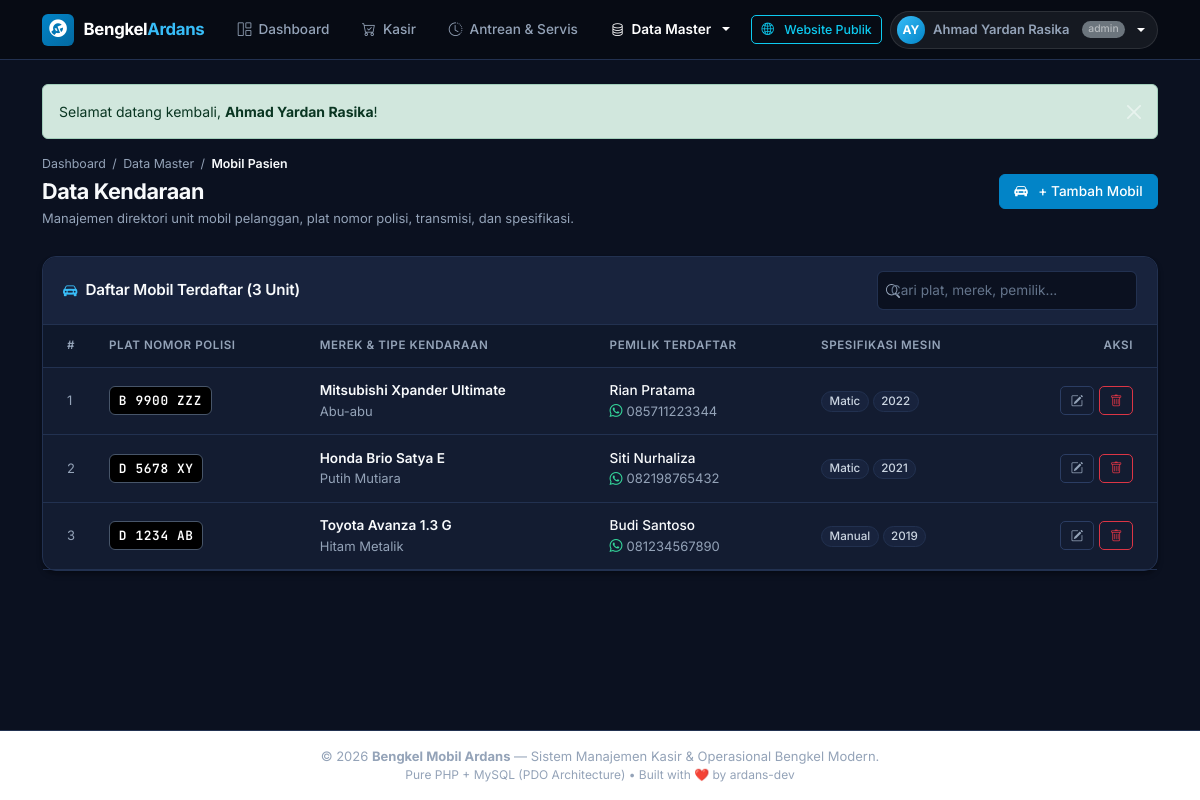
The app's page /kendaraan.php (signed in) with its own data.
### tables this page shows
CREATE TABLE kendaraan (
    id_kendaraan INT AUTO_INCREMENT PRIMARY KEY,
    id_pelanggan INT NOT NULL COMMENT 'ID pemilik mobil (Foreign Key ke tabel pelanggan)',
    plat_nomor VARCHAR(20) NOT NULL UNIQUE COMMENT 'Nomor polisi unik mobil (misal: D 1234 AB)',
    merek VARCHAR(50) NOT NULL COMMENT 'Pabrikan mobil (misal: Toyota, Honda, Daihatsu)',
    tipe VARCHAR(50) NOT NULL COMMENT 'Model spesifik mobil (misal: Avanza 1.3 G, Brio Satya)',
    tahun INT NULL COMMENT 'Tahun perakitan mobil untuk panduan spesifikasi suku cadang',
    transmisi ENUM('Manual', 'Matic') DEFAULT 'Manual' COMMENT 'Tipe transmisi mobil',
    warna VARCHAR(30) NULL COMMENT 'Warna mobil untuk memudahkan identifikasi di bengkel',
    created_at TIMESTAMP DEFAULT CURRENT_TIMESTAMP,
    CONSTRAINT fk_kendaraan_pelanggan 
        FOREIGN KEY (id_pelanggan) REFERENCES pelanggan(id_pelanggan) 
        ON DELETE CASCADE ON UPDATE CASCADE
);

CREATE TABLE pelanggan (
    id_pelanggan INT AUTO_INCREMENT PRIMARY KEY,
    nama VARCHAR(100) NOT NULL COMMENT 'Nama lengkap pelanggan',
    no_telepon VARCHAR(20) NOT NULL COMMENT 'Nomor WhatsApp/HP untuk konfirmasi servis selesai',
    alamat TEXT NULL COMMENT 'Alamat tempat tinggal pelanggan',
    created_at TIMESTAMP DEFAULT CURRENT_TIMESTAMP COMMENT 'Waktu pertama kali terdaftar'
);

### includes/auth.php (called while the page is built, shortened)
<?php
require_once __DIR__ . '/../config/database.php';
function current_user(): array {
    return [
        'id'       => $_SESSION['user_id'] ?? null,
        'nama'     => $_SESSION['user_nama'] ?? 'Pengguna',
        'username' => $_SESSION['user_username'] ?? '',
        'role'     => $_SESSION['user_role'] ?? 'kasir'
    ];
}

### kendaraan.php (the view, shortened to what this page needs)
<?php
require_once __DIR__ . '/includes/auth.php';
$query_kendaraan = "
    SELECT k.*, p.nama AS nama_pemilik, p.no_telepon
    FROM kendaraan k
    JOIN pelanggan p ON k.id_pelanggan = p.id_pelanggan
    ORDER BY k.id_kendaraan DESC
";
$kendaraan_list = db()->query($query_kendaraan)->fetchAll();
include __DIR__ . '/includes/header.php';
?>
<div class="page-header-box">
    <div>
        <ul class="breadcrumb-custom">
            <li><a href="dashboard.php">Dashboard</a></li>
            <li>/</li>
            <li><span>Data Master</span></li>
            <li>/</li>
            <li class="active">Mobil Pasien</li>
        </ul>
        <h1 class="page-title mb-1">Data Kendaraan</h1>
        <p class="page-subtitle mb-0">Manajemen direktori unit mobil pelanggan, plat nomor polisi, transmisi, dan spesifikasi.</p>
    </div>
    <div class="d-flex align-items-center gap-2">
        <button class="btn btn-primary" data-bs-toggle="modal" data-bs-target="#modalTambah">
            <i class="bi bi-car-front-fill me-1"></i> + Tambah Mobil
        </button>
    </div>
</div>
<div class="card">
    <div class="card-header d-flex align-items-center justify-content-between flex-wrap gap-2">
        <div class="d-flex align-items-center gap-2">
            <i class="bi bi-car-front-fill text-primary"></i>
            <span class="card-title mb-0">Daftar Mobil Terdaftar (<?= count($kendaraan_list) ?> Unit)</span>
        </div>
        <input type="text" id="filterInput" class="form-control form-control-sm table-search-input" placeholder="Cari plat, merek, pemilik..." onkeyup="filterTabel()">
    </div>
    <div class="card-body p-0">
        <div class="table-responsive">
            <table class="table align-middle" id="tableKendaraan">
                <thead>
                    <tr>
                        <th class="ps-4" style="width: 50px;">#</th>
                        <th>Plat Nomor Polisi</th>
                        <th>Merek & Tipe Kendaraan</th>
                        <th>Pemilik Terdaftar</th>
                        <th>Spesifikasi Mesin</th>
                        <th class="text-end pe-4">Aksi</th>
                    </tr>
                </thead>
                <tbody>
                    <?php if (empty($kendaraan_list)): ?>
                        <tr>
                            <td colspan="6" class="text-center py-5 text-muted">
                                <i class="bi bi-car-front fs-2 d-block mb-2 text-secondary"></i>
                                Belum ada kendaraan yang didaftarkan.
                            </td>
                        </tr>
                    <?php else: ?>
                        <?php $no = 1; foreach ($kendaraan_list as $row): ?>
                            <tr>
                                <td class="ps-4 text-muted small"><?= $no++ ?></td>
                                <td>
                                    <span class="badge-plat"><?= e($row['plat_nomor']) ?></span>
                                </td>
                                <td>
                                    <div class="fw-semibold text-dark"><?= e($row['merek']) ?> <?= e($row['tipe']) ?></div>
                                    <small class="text-muted"><?= e($row['warna'] ?: 'Warna Standar') ?></small>
                                </td>
                                <td>
                                    <div class="fw-medium text-dark"><?= e($row['nama_pemilik']) ?></div>
                                    <small class="text-muted"><i class="bi bi-whatsapp me-1 text-success"></i><?= e($row['no_telepon']) ?></small>
                                </td>
                                <td>
                                    <span class="badge bg-light text-secondary border">
                                        <?= e($row['transmisi']) ?>
                                    </span>
                                    <?php if ($row['tahun']): ?>
                                        <span class="badge bg-light text-secondary border"><?= (int)$row['tahun'] ?></span>
                                    <?php endif; ?>
                                </td>
                                <td class="text-end pe-4">
                                    <div class="table-actions">
                                        <button class="btn btn-outline-secondary btn-sm"
                                                onclick="editKendaraan(<?= htmlspecialchars(json_encode($row), ENT_QUOTES, 'UTF-8') ?>)"
                                                title="Edit Mobil">
                                            <i class="bi bi-pencil-square"></i>
                                        </button>
                                        <a href="kendaraan.php?action=hapus&id=<?= (int)$row['id_kendaraan'] ?>"
                                           class="btn btn-outline-danger btn-sm"
                                           onclick="return confirm('Apakah Anda yakin ingin menghapus data kendaraan ini?');"
                                           title="Hapus">
                                            <i class="bi bi-trash"></i>
                                        </a>
                                    </div>
                                </td>
                            </tr>
                        <?php endforeach; ?>
                    <?php endif; ?>
                </tbody>
            </table>
        </div>
    </div>
</div>
<?php include __DIR__ . '/includes/footer.php'; ?>

### includes/header.php (shortened to what this page needs)
<?php
$user_login   = current_user();
$current_page = basename($_SERVER['PHP_SELF']);
$nama_parts = explode(' ', trim($user_login['nama']));
$inisial = strtoupper(substr($nama_parts[0], 0, 1) . (isset($nama_parts[1]) ? substr($nama_parts[1], 0, 1) : ''));
$is_master_active = in_array($current_page, ['pelanggan.php', 'kendaraan.php', 'sparepart.php', 'layanan.php', 'mekanik.php', 'pengaturan.php']);
?>
<!DOCTYPE html>
<html lang="id">
<head>
    <link href="https://cdn.jsdelivr.net/npm/bootstrap@5.3.3/dist/css/bootstrap.min.css" rel="stylesheet">
    <link rel="stylesheet" href="https://cdn.jsdelivr.net/npm/bootstrap-icons@1.11.3/font/bootstrap-icons.min.css">
    <link rel="stylesheet" href="assets/css/style.css">
</head>
<body>
    <header class="navbar-custom">
        <div class="container-xl navbar-inner">
            <a href="dashboard.php" class="navbar-brand-logo">
                <div class="brand-icon-box">
                    <i class="bi bi-wrench-adjustable-circle-fill"></i>
                </div>
                <span>Bengkel<span class="text-info">Ardans</span></span>
            </a>
            <nav class="d-none d-lg-flex align-items-center nav-menu-group">
                <a href="dashboard.php" class="nav-link-item <?= $current_page == 'dashboard.php' ? 'active' : '' ?>">
                    <i class="bi bi-grid-1x2"></i> Dashboard
                </a>
                <a href="kasir.php" class="nav-link-item <?= $current_page == 'kasir.php' ? 'active' : '' ?>">
                    <i class="bi bi-cart-check"></i> Kasir
                </a>
                <a href="transaksi.php" class="nav-link-item <?= in_array($current_page, ['transaksi.php', 'detail_transaksi.php']) ? 'active' : '' ?>">
                    <i class="bi bi-clock-history"></i> Antrean & Servis
                </a>
                <div class="dropdown">
                    <button class="nav-link-item dropdown-toggle border-0 bg-transparent <?= $is_master_active ? 'active' : '' ?>" type="button" data-bs-toggle="dropdown">
                        <i class="bi bi-database"></i> Data Master
                    </button>
                </div>
            </nav>
            <div class="d-flex align-items-center gap-2">
                <a href="index.php" target="_blank" class="btn btn-sm btn-outline-info text-decoration-none d-none d-sm-inline-flex align-items-center" title="Buka Landing Page Publik">
                    <i class="bi bi-globe2 me-1"></i> <span class="d-none d-md-inline">Website Publik</span>
                </a>
                <div class="dropdown">
                    <a href="#" class="user-profile-pill dropdown-toggle text-decoration-none" data-bs-toggle="dropdown">
                        <div class="user-avatar-circle"><?= e($inisial) ?></div>
                        <span class="d-none d-md-inline small fw-semibold text-white"><?= e($user_login['nama']) ?></span>
                        <span class="badge bg-secondary text-white-50 ms-1 d-none d-md-inline" style="font-size: 0.65rem;"><?= e($user_login['role']) ?></span>
                    </a>
                </div>
            </div>
        </div>
    </header>
    <main class="container-xl my-4">
        <?php display_flash(); ?>

### config/database.php (shortened to what this page needs)
<?php
function db(): PDO {
    static $pdo = null;
    if ($pdo === null) {
        $dsn = "mysql:host=" . DB_HOST . ";port=" . DB_PORT . ";dbname=" . DB_NAME . ";charset=utf8mb4";
        $options = [
            PDO::ATTR_ERRMODE            => PDO::ERRMODE_EXCEPTION,
            PDO::ATTR_DEFAULT_FETCH_MODE => PDO::FETCH_ASSOC,
            PDO::ATTR_EMULATE_PREPARES   => false,
        ];
        $credentials = [
            ['user' => 'ardans',  'pass' => 'admin123'],
            ['user' => 'dbeaver', 'pass' => 'admin123'],
            ['user' => 'root',    'pass' => ''],
            ['user' => 'root',    'pass' => 'admin123'],
        ];
        foreach ($credentials as $cred) {
            try {
                $pdo = new PDO($dsn, $cred['user'], $cred['pass'], $options);
                break;
            } catch (PDOException $e) {
                $last_error = $e;
            }
        }
    }
    return $pdo;
}
function e($data): string {
    return htmlspecialchars((string)($data ?? ''), ENT_QUOTES, 'UTF-8');
}
function display_flash(): void {
    if (isset($_SESSION['flash_message'])) {
        $flash = $_SESSION['flash_message'];
        $type = e($flash['type']);
        $msg  = strip_tags($flash['message'], '<b><strong><i><code><br>');
        echo "<div class='alert alert-{$type} alert-dismissible fade show' role='alert'>
                {$msg}
                <button type='button' class='btn-close' data-bs-dismiss='alert' aria-label='Close'></button>
              </div>";
    }
}

### includes/footer.php (shortened to what this page needs)
    </main>
    <footer class="bg-white border-top py-3 mt-auto">
        <div class="container text-center text-muted small">
            <span>&copy; <?= date('Y') ?> <b>Bengkel Mobil Ardans</b> — Sistem Manajemen Kasir & Operasional Bengkel Modern.</span>
            <div class="text-secondary" style="font-size: 0.75rem;">Pure PHP + MySQL (PDO Architecture) • Built with ❤️ by ardans-dev</div>
        </div>
    </footer>
</body>
</html>

### records on screen
kendaraan: plat_nomor "B 9900 ZZZ", merek "Mitsubishi", tipe "Xpander Ultimate", warna "Abu-abu", id_pelanggan.nama "Rian Pratama", id_pelanggan.no_telepon "085711223344", transmisi "Matic", tahun "2022"
kendaraan: plat_nomor "D 5678 XY", merek "Honda", tipe "Brio Satya E", warna "Putih Mutiara", id_pelanggan.nama "Siti Nurhaliza", id_pelanggan.no_telepon "082198765432", transmisi "Matic", tahun "2021"
kendaraan: plat_nomor "D 1234 AB", merek "Toyota", tipe "Avanza 1.3 G", warna "Hitam Metalik", id_pelanggan.nama "Budi Santoso", id_pelanggan.no_telepon "081234567890", transmisi "Manual", tahun "2019"

### other values on screen
$inisial "AY"
$user_login['nama'] "Ahmad Yardan Rasika"
$user_login['role'] "admin"
strip_tags($flash['message'], '<b><strong><i><code><br>') "Selamat datang kembali, Ahmad Yardan Rasika !"
count($kendaraan_list) "3"
